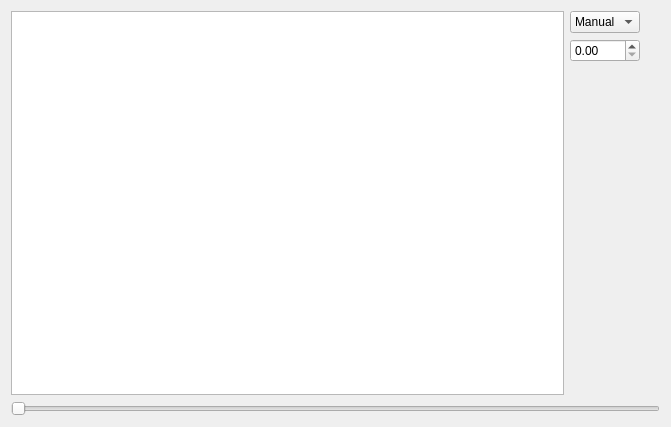
<?xml version="1.0" encoding="UTF-8"?>
<ui version="4.0">
 <class>WizardPage</class>
 <widget class="QWizardPage" name="WizardPage">
  <property name="geometry">
   <rect>
    <x>0</x>
    <y>0</y>
    <width>671</width>
    <height>427</height>
   </rect>
  </property>
  <property name="windowTitle">
   <string>WizardPage</string>
  </property>
  <layout class="QVBoxLayout" name="verticalLayout_2">
   <item>
    <layout class="QHBoxLayout" name="horizontalLayout">
     <property name="rightMargin">
      <number>10</number>
     </property>
     <item>
      <widget class="ImageView" name="ImageView"/>
     </item>
     <item>
      <layout class="QVBoxLayout" name="verticalLayout">
       <property name="rightMargin">
        <number>10</number>
       </property>
       <item>
        <widget class="QComboBox" name="comboBox">
         <item>
          <property name="text">
           <string>Manual</string>
          </property>
         </item>
        </widget>
       </item>
       <item>
        <widget class="QDoubleSpinBox" name="doubleSpinBox"/>
       </item>
       <item>
        <spacer name="verticalSpacer">
         <property name="orientation">
          <enum>Qt::Vertical</enum>
         </property>
         <property name="sizeHint" stdset="0">
          <size>
           <width>20</width>
           <height>40</height>
          </size>
         </property>
        </spacer>
       </item>
      </layout>
     </item>
    </layout>
   </item>
   <item>
    <widget class="QSlider" name="horizontalSlider">
     <property name="orientation">
      <enum>Qt::Horizontal</enum>
     </property>
    </widget>
   </item>
  </layout>
 </widget>
 <customwidgets>
  <customwidget>
   <class>ImageView</class>
   <extends>QGraphicsView</extends>
   <header>pyqtgraph</header>
  </customwidget>
 </customwidgets>
 <resources/>
 <connections/>
</ui>
